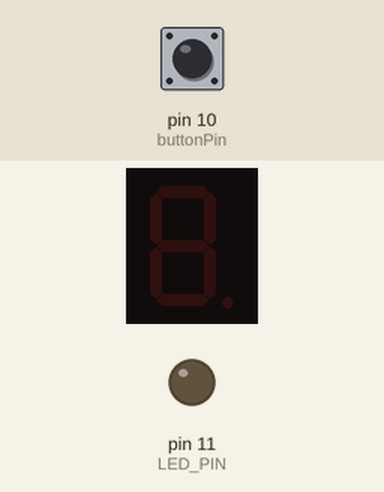
A program run on a simulated Arduino Nano, built with avr-gcc and run on an emulated ATmega328P. On the bench: 1-digit seven-segment display, output pins drawn as LEDs (lit = HIGH). Wiring (inferred from the names in the program): 1-digit 7-segment display, segments lit when HIGH: segments pin 2, pin 3, pin 4, pin 5, pin 6, pin 7, pin 8. The inputs (shaded band) are chosen by the test bench; at power-on: pin 10 (buttonPin) LOW. The segment pins are drawn as the display they are named for; pins used as bus, display or sensor lines are not drawn.

Above: at 1.2 s.
1.3 s: pin 10 (buttonPin) pulled HIGH for 0.15 s
At 2.3 s:
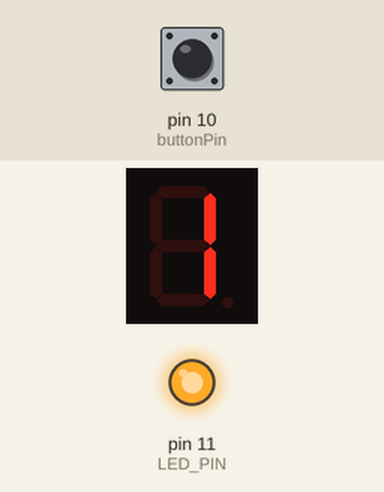
2.9 s: pin 10 (buttonPin) pulled HIGH for 1 s
At 4.8 s:
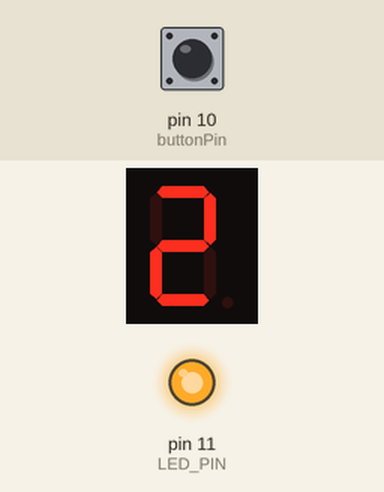
5.4 s: pin 10 (buttonPin) pulled HIGH for 0.15 s
At 6.6 s:
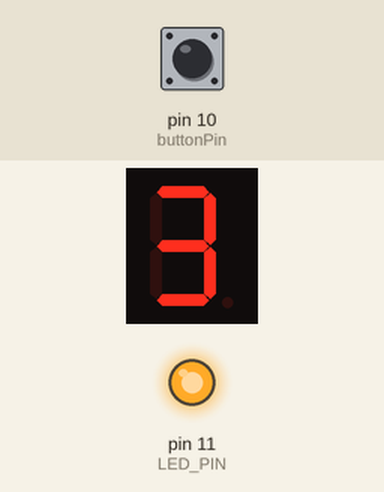
7.1 s: pin 10 (buttonPin) pulled HIGH for 3.2 s
At 8.4 s:
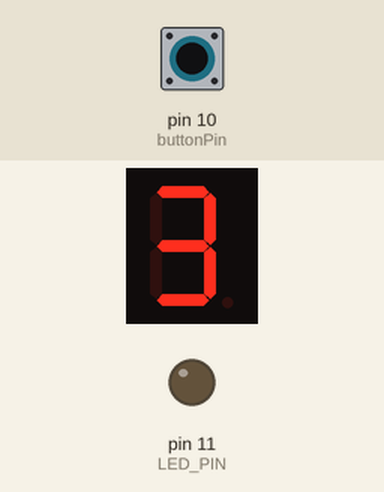
11.8 s: pin 10 (buttonPin) pulled HIGH for 0.15 s
At 12.7 s:
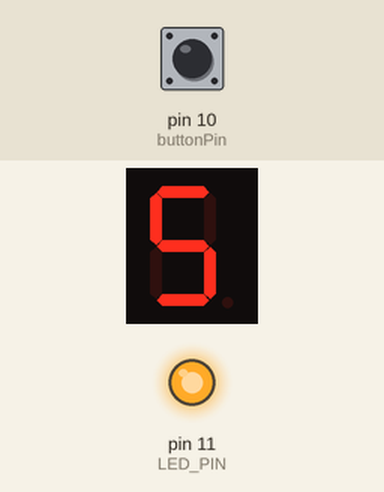
13.5 s: pin 10 (buttonPin) pulled HIGH for 1 s
At 15.2 s:
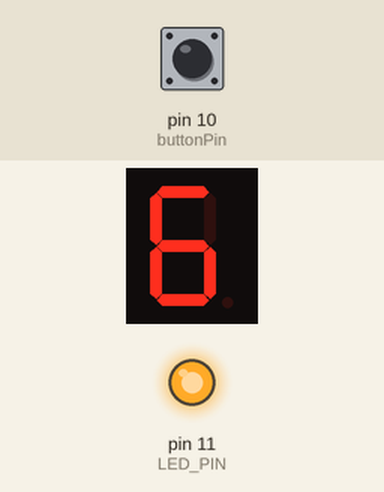
Timing chart, 0 to 16.7 s (numbered marks = the images above; inputs shaded):
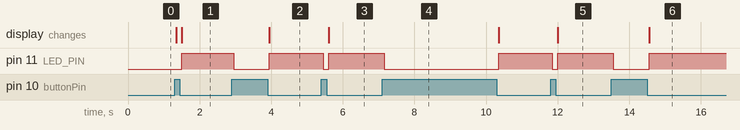

The program:

main.cpp
```cpp
#include <Arduino.h>

const int segPins[7] = {2, 3, 4, 5, 6, 7, 8};
const int buttonPin = 10; // Tombol hitung
const int LED_PIN = 11; // Pin LED internal untuk indikasi status
const int counterawal = 0; // Nilai awal counter
const int countermax = 9; // Nilai maksimum counter

// Pola angka standar (1 = segmen aktif, 0 = segmen mati)
const byte numPatterns[10][7] = {
  {1, 1, 1, 1, 1, 1, 0}, // 0
  {0, 1, 1, 0, 0, 0, 0}, // 1
  {1, 1, 0, 1, 1, 0, 1}, // 2
  {1, 1, 1, 1, 0, 0, 1}, // 3
  {0, 1, 1, 0, 0, 1, 1}, // 4
  {1, 0, 1, 1, 0, 1, 1}, // 5
  {1, 0, 1, 1, 1, 1, 1}, // 6
  {1, 1, 1, 0, 0, 0, 0}, // 7
  {1, 1, 1, 1, 1, 1, 1}, // 8
  {1, 1, 1, 1, 0, 1, 1}  // 9
};

int counter = 0;

// Variabel Debounce Tombol
unsigned long lastDebounceTime = 0;
const long debounceDelay = 50;   // Waktu filter getaran tombol (50 ms)

int lastButtonState = LOW;
int stableButtonState = LOW;

void displayDigitCA(int digit) {
  for (int i = 0; i < 7; i++) {
    // Logika Common Anode: Inversi nilai (1 -> LOW / Menyala, 0 -> HIGH / Mati)
    digitalWrite(segPins[i], numPatterns[digit][i] ? HIGH : LOW);
  }
}

void setup() {
  for (int i = 0; i < 7; i++) {
    pinMode(segPins[i], OUTPUT);
  }
  pinMode(buttonPin, INPUT);
  pinMode(LED_PIN, OUTPUT);
}

void loop() {

  // Debounce Tombol Hitung
  int currentReadingButton = digitalRead(buttonPin);

  if (currentReadingButton != lastButtonState) {
    lastDebounceTime = millis(); // Reset timer debounce jika status pin berubah
  }

  if ((millis() - lastDebounceTime) > debounceDelay) {
    // Sinyal dianggap stabil setelah melewati durasi debounce
    if (currentReadingButton != stableButtonState) {
      stableButtonState = currentReadingButton;

      // 2. Timer Hitungan 1 Detik (Non-blocking)
       if (stableButtonState == LOW) {
       // Tombol hitung ditekan: Tambahkan hitungan
       counter++;
        if (counter > countermax) counter = counterawal;
         digitalWrite(LED_PIN, HIGH); // Nyalakan LED untuk menunjukkan penambahan
        } else {
         digitalWrite(LED_PIN, LOW); // Matikan LED jika tombol hitung tidak ditekan
        }
      // 3. Perbarui Tampilan 7-Segment
        displayDigitCA(counter);
    }
  }
  lastButtonState = currentReadingButton;
}
```

Measured:
- after the input at 1.3 s, pin 11 (LED_PIN): LOW → HIGH after 0.20 s; the display: first changes after 0.05 s (image 1 shows a later state)
- after the input at 2.9 s, pin 11 (LED_PIN): HIGH → LOW after 0.05 s, → HIGH 1.0 s later; the display: changes after 1.1 s (image 2)
- after the input at 5.4 s, pin 11 (LED_PIN): HIGH → LOW after 0.05 s, → HIGH 0.15 s later; the display: changes after 0.20 s (image 3)
- after the input at 7.1 s, pin 11 (LED_PIN): HIGH → LOW after 0.05 s, → HIGH 3.2 s later
- after the input at 11.8 s, pin 11 (LED_PIN): HIGH → LOW after 0.05 s, → HIGH 0.15 s later; the display: changes after 0.20 s (image 5)
- after the input at 13.5 s, pin 11 (LED_PIN): HIGH → LOW after 0.05 s, → HIGH 1.0 s later; the display: changes after 1.1 s (image 6)
